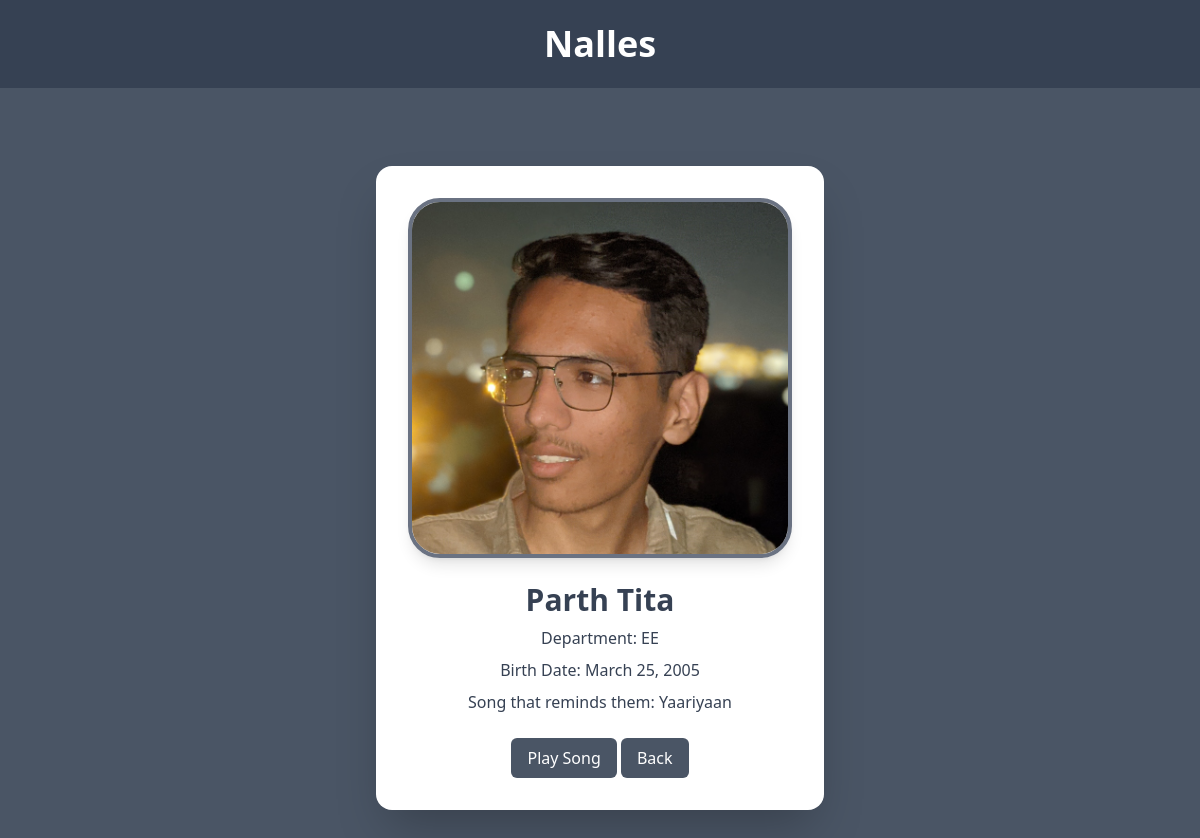
/myApp/show_all/5/, run on the app's committed database.
### myApp/models.py (models this page shows, shortened)
class Nalles(models.Model):
    DEPT = [
        ('CSE', 'Computer Science'),
        ('EE', 'Electrical'),
        ('ECE', 'Electronic and Communication'),
        ('MSC', 'Master of Science'),
    ]
    name = models.CharField(max_length=40)
    dept = models.CharField(choices=DEPT)
    birth_date = models.DateField()
    image = models.ImageField(upload_to='nalles_img/')
    song = models.TextField(default="-")
    song_url = models.TextField(default="-")

### myApp/views.py (the view)
# urls.py: path('show_all/<int:nalla_id>/', views.nallas_detail, name='nallas_detail'),
def nallas_detail(req, nalla_id):
    nalla = get_object_or_404(Nalles, pk=nalla_id)
    return render(
        req,
        'myApp/nallas_detail.html',
        {
            'nalla': nalla
        }
    )

### myApp/templates/myApp/nallas_detail.html (shortened to what this page needs)
{% extends "layout.html" %}
{% block content %}
<div class="bg-gray-700 text-white text-center p-6 shadow-lg">
    <h1 class="text-4xl font-bold">Nalles</h1>
</div>
<div class="min-h-screen bg-gray-600 flex items-center justify-center p-10">
    <div class="bg-white rounded-2xl shadow-2xl p-8 max-w-md w-full text-center">
        {% if nalla.image %}
            <img src="{{ nalla.image.url }}"
                 class="w-100 h-90 rounded-4xl object-cover mx-auto border-4 border-gray-500 shadow-lg">
        {% endif %}
        <h1 class="text-3xl text-gray-700 font-bold mt-6">{{ nalla.name }}</h1>
        <p class="text-gray-700 mt-2">Department: {{ nalla.dept }}</p>
        <p class="text-gray-700 mt-2">Birth Date: {{ nalla.birth_date }}</p>
        <p class="text-gray-700 mt-2">Song that reminds them: {{ nalla.song }}</p>
        <a href="{{ nalla.song_url }}" target="_blank" class="text-blue-500 hover:underline">
            <button class="mt-6 px-4 py-2 bg-gray-600 text-white rounded-md hover:bg-gray-700">
                Play Song
            </button>
        </a>
        <a href="{% url 'show_all' %}">
            <button class="mt-6 px-4 py-2 bg-gray-600 text-white rounded-md hover:bg-gray-700">
                Back
            </button>
        </a>
    </div>
</div>
{% endblock %}

### static/style.css (style rules this page uses)
body { background-color: rgb(69, 84, 99); color: white; }
h1 { text-align: center; }

### data on the page
Nalles: image (picture), name "Parth Tita", dept "EE", birth_date "March 25, 2005", song "Yaariyaan"
